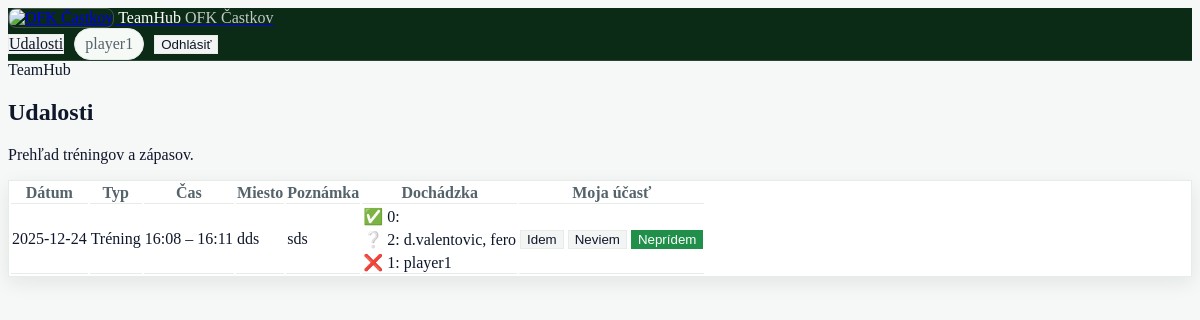
Screenshot of /events/ (signed in) with the database file from the repository.
### tables this page shows
CREATE TABLE users(
  id INTEGER PRIMARY KEY AUTOINCREMENT,
  username TEXT UNIQUE NOT NULL,
  password_hash TEXT NOT NULL,
  role TEXT NOT NULL
);

CREATE TABLE events (
  id INTEGER PRIMARY KEY AUTOINCREMENT,
  event_type TEXT NOT NULL,   -- 'training' alebo 'match'
  date TEXT NOT NULL,         -- 'YYYY-MM-DD'
  time_from TEXT,             -- napr. '18:00'
  time_to TEXT,               -- napr. '19:30'
  location TEXT,
  note TEXT
);

### pages/events.py (the view)
@router.get("/", name="events_ui")
async def events_ui(
    request: Request,
    svc: EventsService = Depends(events_service),
    att_svc: AttendanceService = Depends(attendance_service),
    user: Optional[User] = Depends(get_current_user),
):
    events = svc.list_events()
    attendance_overview = att_svc.get_attendance_overview()
    user_statuses: Dict[int, str] = {}
    if user is not None:
        user_statuses = att_svc.get_statuses_for_user(user.id)
    templates = request.app.state.templates
    return templates.TemplateResponse(
        "events.html",
        {
            "request": request,
            "events": events,
            "user": user,
            "user_statuses": user_statuses,
            "attendance_overview": attendance_overview,  # NEW
        },
    )

### templates/events.html (shortened to what this page needs)
{% extends "base.html" %}
{% block content %}
<div class="page">
  <div class="page__header">
    <div class="page__titles">
      <span class="page__kicker">TeamHub</span>
      <h2 class="page__title">Udalosti</h2>
      <p class="page__subtitle">Prehľad tréningov a zápasov.</p>
    </div>
  </div>
  <div class="card">
    {% if events|length == 0 %}
      <p>Zatiaľ nie sú naplánované žiadne udalosti.</p>
    {% else %}
      <table class="table">
        <tr>
          <th>Dátum</th>
          <th>Typ</th>
          <th>Čas</th>
          <th>Miesto</th>
          <th>Poznámka</th>
            <th>Dochádzka</th>
          {% if user %}
            <th>Moja účasť</th>
          {% endif %}
        </tr>
        {% for ev in events %}
          <tr>
            <td>{{ ev.date }}</td>
            <td>
              {% if ev.event_type == "training" %}
                Tréning
              {% elif ev.event_type == "match" %}
                Zápas
              {% else %}
                {{ ev.event_type }}
              {% endif %}
            </td>
            <td>
              {% if ev.time_from or ev.time_to %}
                {{ ev.time_from }} – {{ ev.time_to }}
              {% endif %}
            </td>
            <td>{{ ev.location }}</td>
            <td>{{ ev.note }}</td>
        <td>
          {% set ov = attendance_overview.get(ev.id) if attendance_overview is defined else None %}
          {% if ov %}
            <div style="display:flex; flex-direction:column; gap:0.25rem;">
              <div>✅ {{ ov["yes"]|length }}: {{ ov["yes"]|join(", ") }}</div>
              <div>❔ {{ ov["unknown"]|length }}: {{ ov["unknown"]|join(", ") }}</div>
              <div>❌ {{ ov["no"]|length }}: {{ ov["no"]|join(", ") }}</div>
            </div>
          {% else %}
            <span>—</span>
          {% endif %}
        </td>
        {% if user %}
          <td>
            {% set st = user_statuses.get(ev.id) if user_statuses is defined else None %}
            <form method="post"
                  action="{{ request.url_for('set_attendance', event_id=ev.id) }}"
                  style="display:flex; gap:0.25rem;">
              <button type="submit"
                      name="status"
                      value="yes"
                      class="button button--small {% if st == 'yes' %}button--primary{% endif %}">
                Idem
              </button>
              <button type="submit"
                      name="status"
                      value="unknown"
                      class="button button--small {% if st == 'unknown' %}button--primary{% endif %}">
                Neviem
              </button>
              <button type="submit"
                      name="status"
                      value="no"
                      class="button button--small {% if st == 'no' %}button--primary{% endif %}">
                Neprídem
              </button>
            </form>
          </td>
        {% endif %}
          </tr>
        {% endfor %}
      </table>
    {% endif %}
  </div>
</div>
{% endblock %}

### templates/base.html (shortened to what this page needs)
<!DOCTYPE html>
<html lang="sk">
<head>
  <link rel="stylesheet" href="{{ request.url_for('static', path='css/style.css') }}">
</head>
<body>
  <header class="nav">
    <div class="nav__inner">
      <a class="brand" href="{{ request.url_for('home_ui') }}">
          <img src="{{ request.url_for('static', path='img/castkov.png') }}"
               alt="OFK Častkov"
               style="width:28px;height:28px;border-radius:8px;object-fit:cover;border:1px solid rgba(255,255,255,0.2);">
          <span class="brand__name">TeamHub</span>
          <span class="brand__tag">OFK Častkov</span>
        </a>
      <div style="display:flex; gap:10px; align-items:center; flex-wrap:wrap;">
        <a class="button button--small" href="{{ request.url_for('events_ui') }}">Udalosti</a>
        {% if user %}
          <span class="badge">
            {{ user.username }}
          </span>
          <form method="post" action="{{ request.url_for('logout') }}" style="display:inline;">
            <button type="submit" class="button button--small">Odhlásiť</button>
          </form>
        {% else %}
          <a class="button button--small button--primary" href="{{ request.url_for('login_ui') }}">Prihlásiť</a>
        {% endif %}
      </div>
    </div>
  </header>
  <main class="container">
    {% block content %}{% endblock %}
  </main>
</body>
</html>

### static/css/style.css (style rules this page uses)
body { background: #f6f8f7; color: #0f172a; }
:root { --text: #0f172a; --muted: #55636b; --border: #e6ece8; --panel: #ffffff; --panel-2: #ffffff; --shadow2: 0 6px 18px rgba(16, 24, 40, 0.08); --radius2: 14px; --pad: 18px; }
.nav { backdrop-filter: none !important; -webkit-backdrop-filter: none !important; background: #0b2b17 !important; border-bottom: 1px solid rgba(255,255,255,0.12) !important; }
.brand__tag { color: rgba(255,255,255,0.75) !important; }
.brand__name { color: #fff !important; }
.card { background: #ffffff !important; border: 1px solid var(--border) !important; box-shadow: var(--shadow2) !important; }
.button { transition: none !important; transform: none !important; background: #f2f5f3 !important; border: 1px solid var(--border) !important; color: #0f172a !important; }
.button--primary { background: #1f8f4a !important; border-color: #1f8f4a !important; color: #fff !important; }
.badge { padding: 6px 10px !important; border-radius: 999px !important; background: #f6faf7 !important; border: 1px solid var(--border) !important; color: #55636b !important; }
.table th, .table td { color: #0f172a !important; border-bottom: 1px solid var(--border) !important; }
.table th { color: #55636b !important; }

### rows the page displays
users: username "player1"
events: date "2025-12-24", event_type "Tréning", time_from "16:08", time_to "16:11", location "dds", note "sds", yes|length "0", unknown|length "2", unknown "d.valentovic, fero", no|length "1", no "player1"
